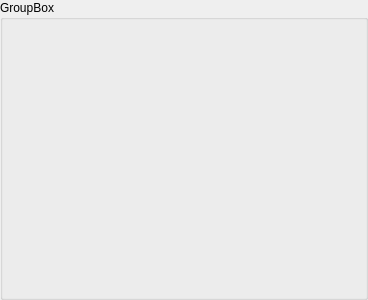
<?xml version="1.0" encoding="UTF-8"?>
<ui version="4.0">
 <class>DataPanel</class>
 <widget class="QGroupBox" name="DataPanel">
  <property name="geometry">
   <rect>
    <x>0</x>
    <y>0</y>
    <width>368</width>
    <height>300</height>
   </rect>
  </property>
  <property name="windowTitle">
   <string>GroupBox</string>
  </property>
  <property name="title">
   <string>GroupBox</string>
  </property>
 </widget>
 <resources/>
 <connections/>
</ui>
